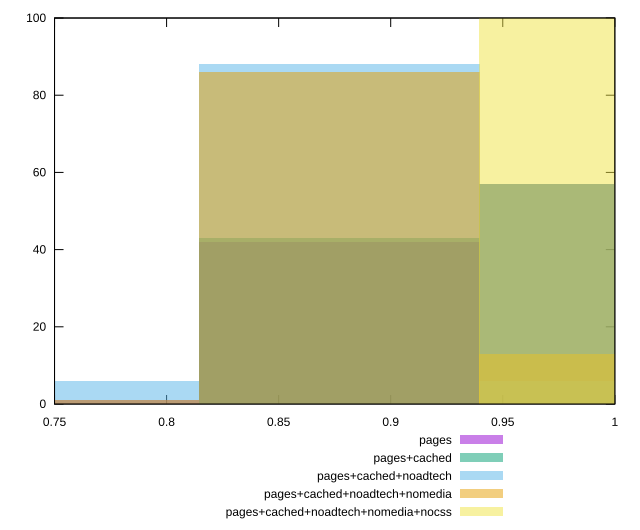

This figure's gnuplot source:
reset

$pages <<EOF
0.8769807737187679 42
1.0022637413928777 57
0.7516978060446582 1
EOF

$pagesCached <<EOF
1.0022637413928777 57
0.8769807737187679 43
EOF

$pagesCachedNoadtech <<EOF
0.8769807737187679 88
0.7516978060446582 6
1.0022637413928777 6
EOF

$pagesCachedNoadtechNomedia <<EOF
0.8769807737187679 86
1.0022637413928777 13
0.7516978060446582 1
EOF

$pagesCachedNoadtechNomediaNocss <<EOF
1.0022637413928777 100
EOF

set key outside below
set boxwidth 0.1252829676741097
set xrange [0.75:1]
set yrange [0:100]
set trange [0:100]
set style fill transparent solid 0.5 noborder
set terminal svg size 640, 530 enhanced background rgb 'white'
set output "report_00026_2021-02-22T21:38:55.199Z/unused-css-rules/comparison/histogram/all_score.svg"

plot $pages title "pages" with boxes, \
     $pagesCached title "pages+cached" with boxes, \
     $pagesCachedNoadtech title "pages+cached+noadtech" with boxes, \
     $pagesCachedNoadtechNomedia title "pages+cached+noadtech+nomedia" with boxes, \
     $pagesCachedNoadtechNomediaNocss title "pages+cached+noadtech+nomedia+nocss" with boxes

reset
